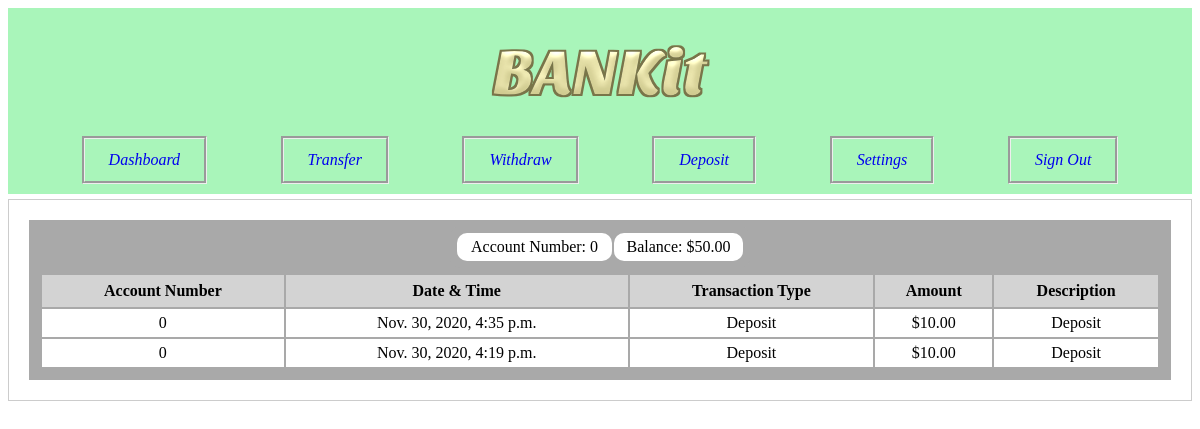
The app's page /dashboard/ (signed in), older data.
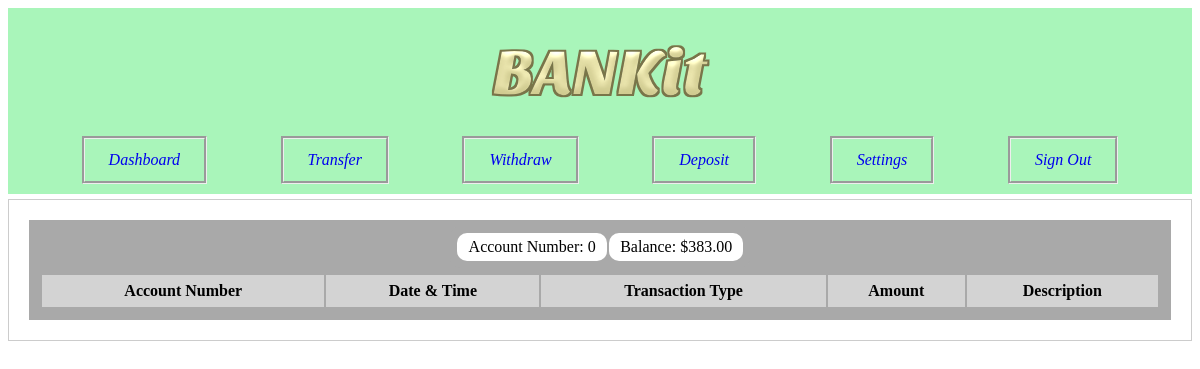
The same page, newer data.
### users/models.py (models this page shows, shortened)
class Account(models.Model):
    account_number  = models.IntegerField(primary_key=True)
    user_id         = models.ForeignKey(User, on_delete=models.CASCADE)
    balance         = models.DecimalField(max_digits=20, decimal_places=2)
    def __str__(self):
        return str(self.account_number)
    class Meta:
        db_table='users_account'

class History(models.Model):
    TRANSACTION_TYPES = (
        ('T', 'Transfer'),
        ('D', 'Deposit'),
        ('W', 'Withdrawal'),
    )
    account_number  = models.ForeignKey(Account, on_delete=models.CASCADE)
    datetime        = models.DateTimeField(default=timezone.now)
    transaction_type= models.CharField(max_length=1, choices=TRANSACTION_TYPES)
    amount          = models.DecimalField(max_digits=20, decimal_places=2)
    description     = models.CharField(max_length=256, default="empty")
    class Meta:
        db_table='users_history'

### users/views.py (the view)
# urls.py: path('dashboard/', views.user_dashboard, name='Dashboard'),
@login_required
def user_dashboard(request):
    account_number = Account.objects.get(user_id=request.user).account_number
    history = History.objects.filter(
        account_number=account_number).order_by('-datetime')
    balance = Account.objects.get(user_id=request.user).balance
    context = {
        'account_number' : account_number,
        'balance' : balance,
        'history': history,
    }
    return render(request, 'users/homepage_dashboard.html', context)

### users/templates/users/homepage_dashboard.html (shortened to what this page needs)
<!DOCTYPE html>
<html lang="en">
<head>
</head>
<body>
  <div class="titlebar">
    {% load static %}
		<img src="{% static 'users/BANKit.svg' %}" alt="Bankit logo">
  </div>
  <div class="navbar" style="display:flex; justify-content: space-evenly;">
    <a class="navbar-item" href="/dashboard">Dashboard</a>
    <a class="navbar-item" href="/transfer">Transfer</a>
    <a class="navbar-item" href="/withdraw">Withdraw</a>
    <a class="navbar-item" href="/deposit">Deposit</a>
    <a class="navbar-item" href="/settings">Settings</a>
    <a class="navbar-item" href="/logout">Sign Out</a>
  </div>
  <div class="page-content">
    <table cellspacing="0" class="greybackground" style="width:100%">
    <tr>
      <td>
    <table id="tableintable" style="padding: 5px;width: 300px; margin: auto; border-radius: 10px;">
      <tr>
        <td style="text-align: center; border-radius: 10px">Account Number: {{account_number}}</td>
        <td style="text-align: center; border-radius: 10px">Balance: ${{balance}}</td>
      </tr>
    <table>
      <thead>
        <tr class="backgroundrow">
            <th>Account Number</th>
            <th>Date & Time</th>
            <th>Transaction Type</th>
            <th>Amount</th>
            <th>Description</th>
        </tr>
      </thead>
      <tbody>
      {% for h in history %}
          <tr>
          <td id="history">{{h.account_number}}</td>
          <td id="history">{{h.datetime}}</td>
          <td id="history">{{h.get_transaction_type_display}}</td>
          <td id="history">${{h.amount}}</td>
          <td id="history">{{h.description}}</td>
        </tr>
      {% endfor %}
      </tbody>
    </table>
  </td>
  </tr>
    </table>
  </div>
</body>
</html>

### users/templates/users/homepage_dashboard.html (style rules this page uses)
.greybackground { background: darkgray !important; }
.backgroundrow { background: darkgray !important; background-color: darkgray !important; }
.titlebar { color:black; background-color: #a9f5ba; overflow: hidden; text-align: center; max-height: 130px; position:sticky; }
.navbar { background-color: #a9f5ba; width: 100%; margin-bottom: 5px; display: flex; justify-content: space-evenly; padding-bottom: 10px; }
.navbar-item { padding: 12px 24px; display: inline-flex; border-style: groove; text-decoration: none; font-style: italic; }
.page-content { top: 28px; left: 0; background: white; right: 0; bottom:0; padding: 20px; border: 1px solid #ccc; overflow: hidden; }
table { width: 100%; padding: 5px; background-color: darkgray !important; }
th { background-color:lightgray !important; padding-top: 7px; padding-bottom: 7px; text-align: center; }
#tableintable td { padding: 5px; background-color: white; }

Row changes from the older to the newer data that the page shows:
removed History: account_number "0", datetime "Nov. 30, 2020, 4:35 p.m.", transaction_type "Deposit", amount "10.00", description "Deposit"
removed History: account_number "0", datetime "Nov. 30, 2020, 4:19 p.m.", transaction_type "Deposit", amount "10.00", description "Deposit"
changed Account: balance "50.00" → "383.00"
